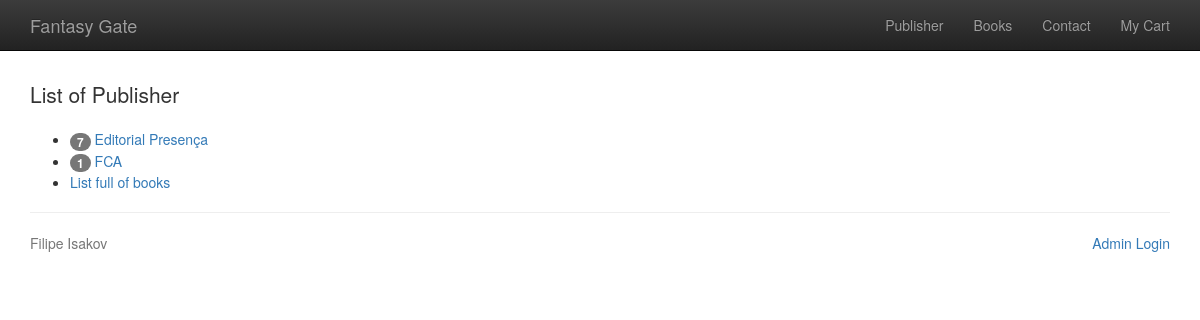
The app's page /publisher_list.php with its own data.
### tables this page shows
CREATE TABLE publisher (
  publisherid int(10) UNSIGNED NOT NULL,
  publisher_name varchar(60) NOT NULL
);

### publisher_list.php (the view, shortened to what this page needs)
<?php
	$conn = db_connect();
	$query = "SELECT * FROM publisher ORDER BY publisherid";
	$result = mysqli_query($conn, $query);
	require "./template/header.php";
?>
	<p class="lead">List of Publisher</p>
	<ul>
	<?php
		while($row = mysqli_fetch_assoc($result)){
			$count = 0;
			$query = "SELECT publisherid FROM books";
			$result2 = mysqli_query($conn, $query);
			while ($pubInBook = mysqli_fetch_assoc($result2)){
				if($pubInBook['publisherid'] == $row['publisherid']){
					$count++;
				}
			}
	?>
		<li>
			<span class="badge"><?php echo $count; ?></span>
		    <a href="bookPerPub.php?pubid=<?php echo $row['publisherid']; ?>"><?php echo $row['publisher_name']; ?></a>
		</li>
	<?php } ?>
		<li>
			<a href="books.php">List full of books</a>
		</li>
	</ul>
<?php
	require "./template/footer.php";
?>

### records on screen
publisher: count "7", publisher_name "Editorial Presença"
publisher: count "1", publisher_name "FCA"
